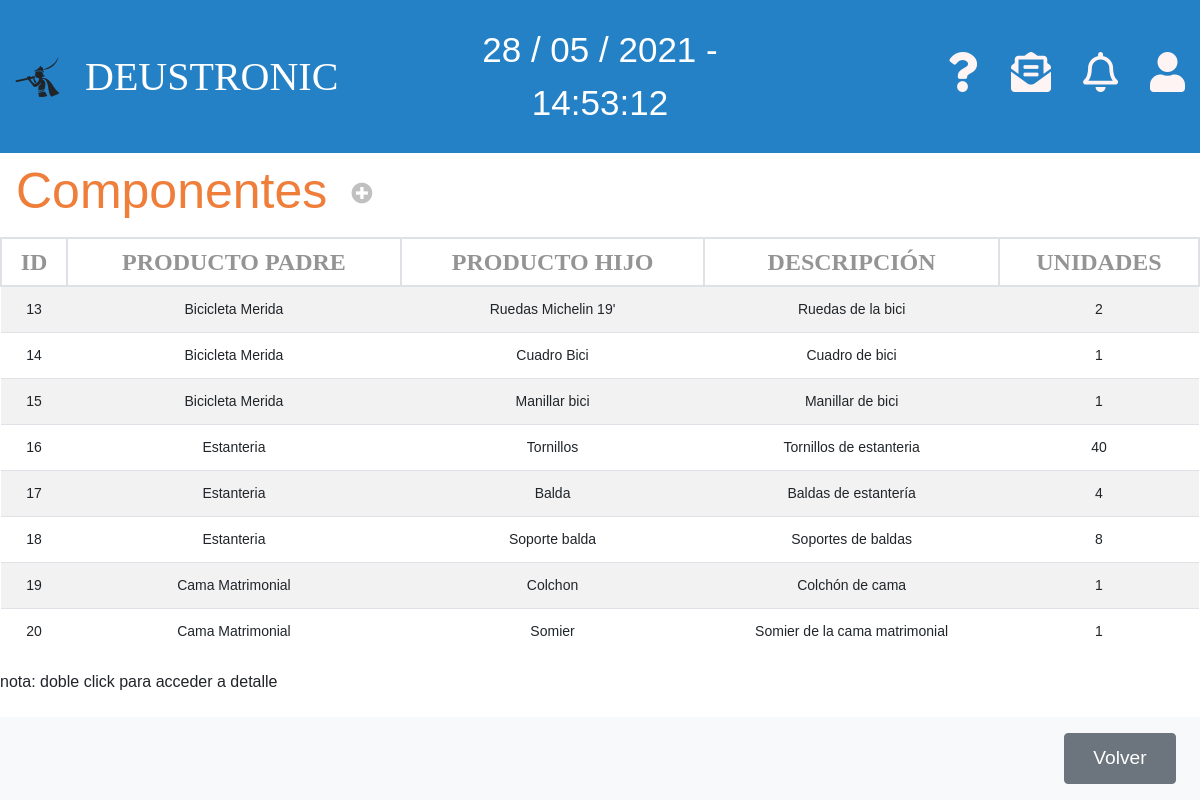
Before: /appEntrega/componentes/ with the older database file.
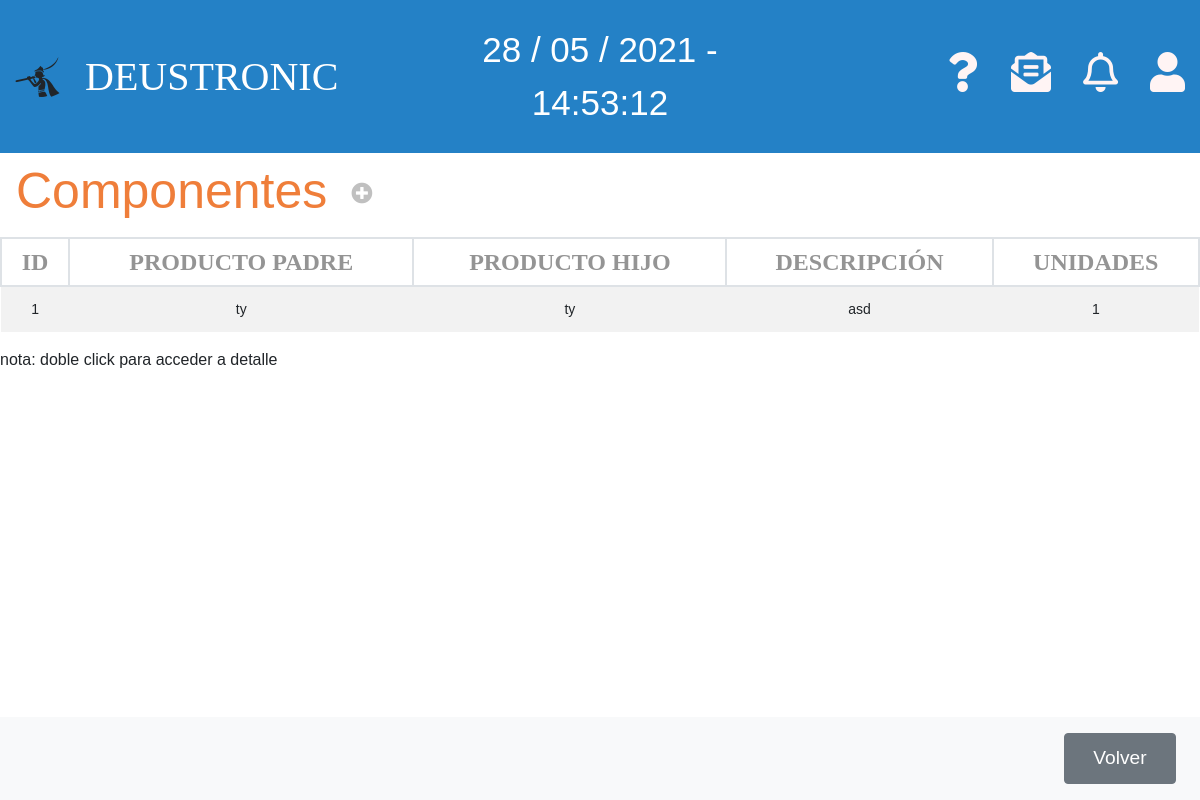
After: the same page with the newer database file.
### appEntrega/models.py (models this page shows, shortened)
class Componente(models.Model):
    componente_producto_padre = models.ForeignKey(Producto, related_name='producto_padre', null=False,
                                                  on_delete=models.CASCADE,
                                                  default=0)
    componente_producto = models.ForeignKey(Producto, related_name='producto', null=False, on_delete=models.CASCADE,
                                            default=0)
    componente_unidades = models.PositiveIntegerField(default=1)
    componente_descripcion = models.CharField(max_length=250)

class Producto(models.Model):
    producto_referencia = models.CharField(max_length=13, primary_key=True)
    producto_nombre = models.CharField(max_length=50)
    producto_descripcion = models.CharField(max_length=250)
    producto_categoria = models.CharField(max_length=50)
    producto_precio = models.DecimalField(max_digits=10, decimal_places=2, default=0)
    producto_pdf = models.FileField(blank=True,null=True)

### appEntrega/views.py (the view)
# urls.py: path('componentes/', ComponenteListView.as_view(), name='listaComponente'),
class ComponenteListView(ListView):
    model = Componente
    template_name = 'listaComponentes.html'
    context_object_name = 'lista_componentes'

### appEntrega/templates/listaComponentes.html
{% extends 'base.html' %}
{% block content %}
<div class="">
    <nav class="navbar navbar-light table-navbar">
        <h2 class="orange-color">Componentes</h2>
        <ul class="navbar-nav mr-auto flex-row">
            <li class="nav-item m-0 ml-3">
                <i class="fas fa-plus-circle fa-lg c-grey"
                    onclick="location.href='http://127.0.0.1:8000/appEntrega/componentes/nuevo/'"></i>
            </li>
        </ul>
    </nav>
</div>
<div class="row">
    <div class="col-md-12">
        <table class="table-deustronic table table-striped table-hover">
            <thead>
                <tr>
                    <th>ID</th>
                    <th>PRODUCTO PADRE</th>
                    <th>PRODUCTO HIJO</th>
                    <th>DESCRIPCIÓN</th>
                    <th>UNIDADES</th>
                </tr>
            </thead>
            <tbody>
                {% if lista_componentes %}
                {% for comp in lista_componentes %}
                <tr ondblclick="location.href='http://127.0.0.1:8000/appEntrega/componentes/{{comp.pk}}/editar'">
                    <td>{{comp.pk}}</td>
                    <td>{{comp.componente_producto_padre.producto_nombre}}</td>
                    <td>{{comp.componente_producto.producto_nombre}}</td>
                    <td>{{comp.componente_descripcion}}</td>
                    <td>{{comp.componente_unidades}}</td>
                </tr>
                {% endfor %}
                {% else %}
                <tr>
                    <td colspan="5">
                        <p>No existen Componentes</p>
                    </td>
                </tr>
                {% endif %}
            </tbody>
        </table>
        <p>nota: doble click para acceder a detalle</p>
    </div>
</div>
<nav class="navbar navbar-light bg-light fixed-bottom">
    <div class="form-inline ml-auto">
        <button onclick="location.href='http://127.0.0.1:8000/appEntrega'" class="btn boton-nav btn-secondary m-2"
            type="button">Volver</button>
    </div>
</nav>
{% endblock %}

Changed rows visible on the page:
removed Componente: pk "13", componente_producto_padre.producto_nombre "Bicicleta Merida", componente_producto.producto_nombre "Ruedas Michelin 19'", componente_descripcion "Ruedas de la bici", componente_unidades "2"
removed Componente: pk "14", componente_producto_padre.producto_nombre "Bicicleta Merida", componente_producto.producto_nombre "Cuadro Bici", componente_descripcion "Cuadro de bici", componente_unidades "1"
removed Componente: pk "15", componente_producto_padre.producto_nombre "Bicicleta Merida", componente_producto.producto_nombre "Manillar bici", componente_descripcion "Manillar de bici", componente_unidades "1"
removed Componente: pk "16", componente_producto_padre.producto_nombre "Estanteria", componente_producto.producto_nombre "Tornillos", componente_descripcion "Tornillos de estanteria", componente_unidades "40"
removed Componente: pk "17", componente_producto_padre.producto_nombre "Estanteria", componente_producto.producto_nombre "Balda", componente_descripcion "Baldas de estantería", componente_unidades "4"
removed Componente: pk "18", componente_producto_padre.producto_nombre "Estanteria", componente_producto.producto_nombre "Soporte balda", componente_descripcion "Soportes de baldas", componente_unidades "8"
removed Componente: pk "19", componente_producto_padre.producto_nombre "Cama Matrimonial", componente_producto.producto_nombre "Colchon", componente_descripcion "Colchón de cama", componente_unidades "1"
removed Componente: pk "20", componente_producto_padre.producto_nombre "Cama Matrimonial", componente_producto.producto_nombre "Somier", componente_descripcion "Somier de la cama matrimonial", componente_unidades "1"
added Componente: pk "1", componente_producto_padre.producto_nombre "ty", componente_producto.producto_nombre "ty", componente_descripcion "asd", componente_unidades "1"
